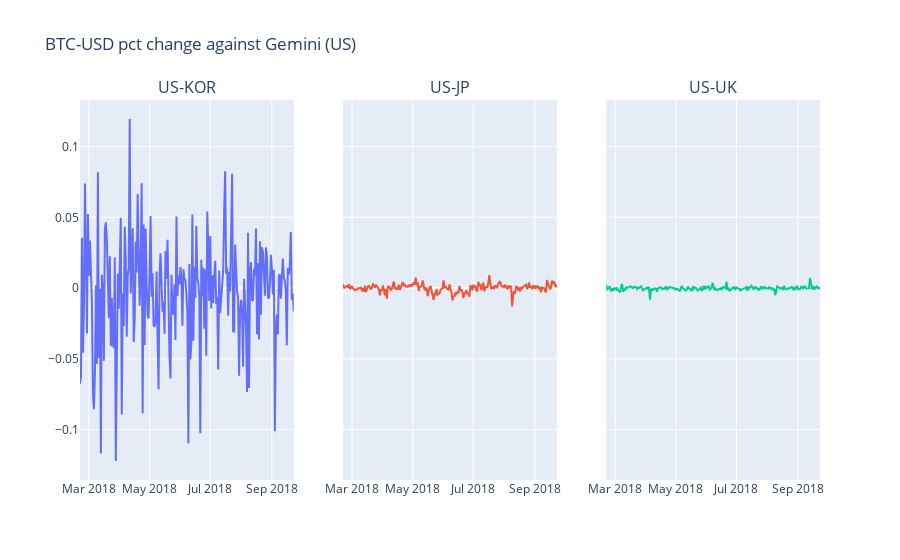

The notebook cell this image was saved under:
### Code cell
fig = make_subplots(
    rows=1, cols=3, 
    shared_yaxes=True,
    subplot_titles=("US-KOR","US-JP", "US-UK")
)
fig.add_trace(
    go.Scatter(x=cex_df.index, y=cex_df['US-KOR'],name='US-KOR'),
    row=1, col=1
)
fig.add_trace(
    go.Scatter(x=cex_df.index, y=cex_df['US-JP'],name='US-JP'),
    row=1, col=2
)
fig.add_trace(
    go.Scatter(x=cex_df.index, y=cex_df['US-UK'],name='US-UK'),
    row=1, col=3
)
fig.update_layout(title_text="BTC-USD pct change against Gemini (US)", showlegend=False)
fig.show()

### Figure 1 — Plotly figure (JSON) as saved in the notebook; plotly's stock layout.template omitted (floating-point values rounded to 4 significant figures; data arrays with more than 128 entries replaced by an {"elided": "..."} marker saying what was removed)
{"data": [{"name": "US-KOR", "type": "scatter", "x": {"elided": "216 str values"}, "xaxis": "x", "y": {"elided": "216 float values"}, "yaxis": "y"}, {"name": "US-JP", "type": "scatter", "x": {"elided": "216 str values"}, "xaxis": "x2", "y": {"elided": "216 float values"}, "yaxis": "y2"}, {"name": "US-UK", "type": "scatter", "x": {"elided": "216 str values"}, "xaxis": "x3", "y": {"elided": "216 float values"}, "yaxis": "y3"}], "layout": {"annotations": [{"font": {"size": 16}, "showarrow": false, "text": "US-KOR", "x": 0.1444, "xanchor": "center", "xref": "paper", "y": 1, "yanchor": "bottom", "yref": "paper"}, {"font": {"size": 16}, "showarrow": false, "text": "US-JP", "x": 0.5, "xanchor": "center", "xref": "paper", "y": 1, "yanchor": "bottom", "yref": "paper"}, {"font": {"size": 16}, "showarrow": false, "text": "US-UK", "x": 0.8556, "xanchor": "center", "xref": "paper", "y": 1, "yanchor": "bottom", "yref": "paper"}], "autosize": true, "showlegend": false, "title": {"text": "BTC-USD pct change against Gemini (US)"}, "xaxis": {"anchor": "y", "autorange": true, "domain": [0, 0.2889], "range": ["2018-02-20", "2018-09-23"], "type": "date"}, "xaxis2": {"anchor": "y2", "autorange": true, "domain": [0.3556, 0.6444], "range": ["2018-02-20", "2018-09-23"], "type": "date"}, "xaxis3": {"anchor": "y3", "autorange": true, "domain": [0.7111, 1], "range": ["2018-02-20", "2018-09-23"], "type": "date"}, "yaxis": {"anchor": "x", "autorange": true, "domain": [0, 1], "range": [-0.1357, 0.1329], "type": "linear"}, "yaxis2": {"anchor": "x2", "autorange": true, "domain": [0, 1], "matches": "y", "range": [-0.1357, 0.1329], "showticklabels": false, "type": "linear"}, "yaxis3": {"anchor": "x3", "autorange": true, "domain": [0, 1], "matches": "y", "range": [-0.1357, 0.1329], "showticklabels": false, "type": "linear"}}}
